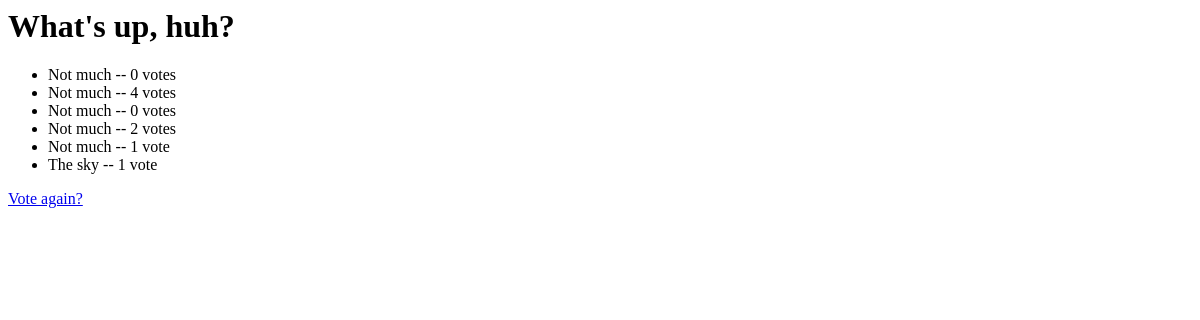
/polls/1/results/, run on an earlier commit of the app's database.
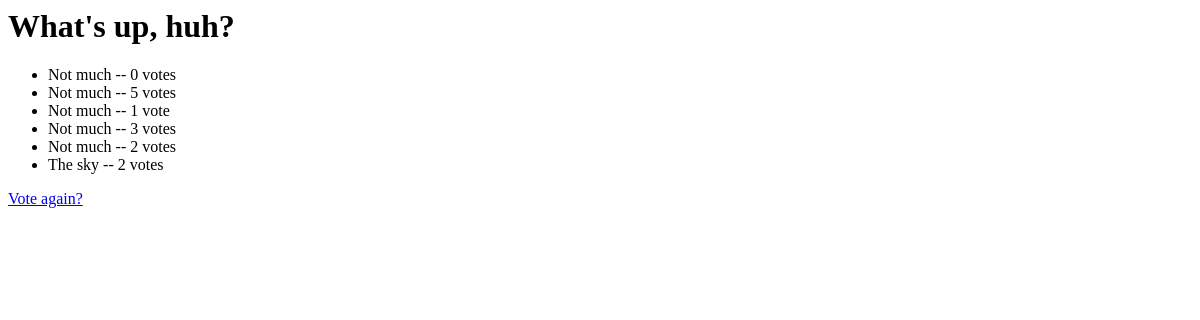
And on a later commit of the database.
### polls/models.py (models this page shows, shortened)
class Question(models.Model):
    question_text = models.CharField(max_length=200)
    pub_date = models.DateTimeField('date published')
    def was_published_recently(self):
        now = timezone.now()
        return now - datetime.timedelta(days=1) <= self.pub_date <= now
    was_published_recently.admin_order_field = 'pub_date'
    was_published_recently.boolean = True
    was_published_recently.short_description = 'Published recently?'

class Choice(models.Model):
    question = models.ForeignKey(Question, on_delete=models.CASCADE)
    choice_text = models.CharField(max_length=200)
    votes = models.IntegerField(default=0)

### polls/views.py (the view)
# urls.py: url(r'^(?P<pk>[0-9]+)/results/$', views.ResultsView.as_view(), name='results'),
class ResultsView(generic.DetailView):
    model = Question
    template_name = 'polls/results.html'

### polls/templates/polls/results.html
<h1>{{ question.question_text }}</h1>
<ul>
{% for choice in question.choice_set.all %}
    <li>{{ choice.choice_text }} -- {{ choice.votes }} vote{{ choice.votes|pluralize }}</li>
{% endfor %}
</ul>
<a href="{% url 'polls:detail' question.id %}">Vote again?</a>

What changed in the data, as far as the page shows it:
changed Choice (number 2 of 6 on the later page): votes "4" → "5"
changed Choice (number 3 of 6 on the later page): votes "0" → "1"
changed Choice (number 4 of 6 on the later page): votes "2" → "3"
changed Choice (number 5 of 6 on the later page): votes "1" → "2"
changed Choice "The sky": votes "1" → "2"
